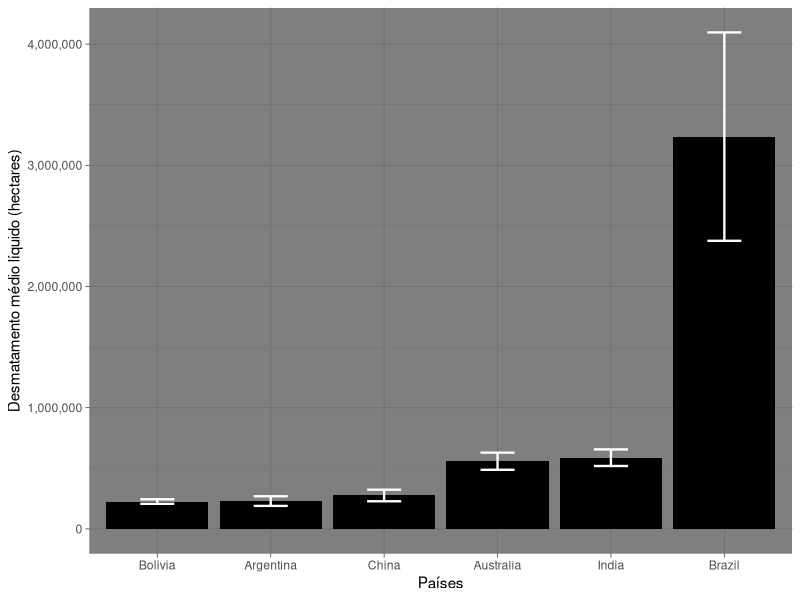
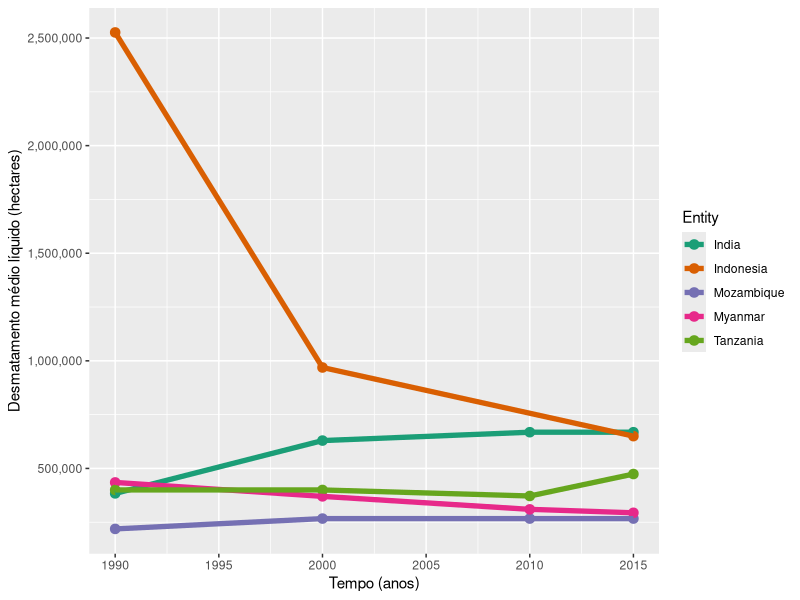

Source code (R) for these figures, in order:

# Desmatamento no mundo --------------------------------------------------------------------------------------------------------------------
# Autora do script: Jeanne Franco ----------------------------------------------------------------------------------------------------------
# Data: 25/08/22 ---------------------------------------------------------------------------------------------------------------------------
# Referência: https://ourworldindata.org/deforestation -------------------------------------------------------------------------------------

# Sobre os dados ---------------------------------------------------------------------------------------------------------------------------

### A perda florestal líquida não é o mesmo que a desflorestação - ela mede a 
### desflorestação mais quaisquer ganhos na floresta durante um determinado 
### período.

### Durante a década desde 2010, a perda líquida nas florestas a nível 
### mundial foi de 4,7 milhões de hectares por ano. No entanto, as taxas 
### de desflorestação foram muito mais elevadas.

### A FAO da ONU estima que 10 milhões de hectares de floresta foram 
### abatidos todos os anos.

# Pacotes necessários para as análises -----------------------------------------------------------------------------------------------------

library(tidyverse)
library(scales)
library(RColorBrewer)

# Carregar dados ---------------------------------------------------------------------------------------------------------------------------

desm <- read.csv("annual-deforestation.csv")
view(desm)
names(desm)

# Manipular dados --------------------------------------------------------------------------------------------------------------------------

desm1 <- desm %>%
  select(-Code) %>%
  filter(Entity %in% c("Brazil", "China", "Argentina",
                       "Bolivia", "India", "Australia")) %>%
  group_by(Entity) %>%
  summarise(media = mean(Deforestation),
            sd = sd(Deforestation), n = n(),
            se = sd/sqrt(n)) %>%
  view()

desm2 <- desm %>%
  select(-Code) %>%
  filter(Entity %in% c("Indonesia", "Tanzania",
                       "Mozambique", "India",
                       "Myanmar")) %>%
  view()

# Gráficos ---------------------------------------------------------------------------------------------------------------------------------

options(scipen = 999)

g1 <- ggplot(desm1, aes(x = fct_reorder(Entity, media), y = media)) +
  geom_col(fill = "black") +
  geom_errorbar(aes(x = Entity, y = media,
                    ymin = media - se, ymax = media + se),
                col = "white", width = 0.3, size = 0.8) +
  scale_y_continuous(labels = comma) +
  labs(x = "Países", y = "Desmatamento médio líquido (hectares)") +
  theme_dark()
g1

g2 <- ggplot(desm2, aes(x = Year, y = Deforestation, 
                  group = Entity, color = Entity)) +
  geom_point(size = 2.9) +
  geom_line(size = 1.8) +
  scale_y_continuous(labels = comma) +
  scale_color_brewer(palette = "Dark2") +
  labs(x = "Tempo (anos)", 
       y = "Desmatamento médio líquido (hectares)") +
  theme(legend.position = "none") +
  theme_get()
g2
